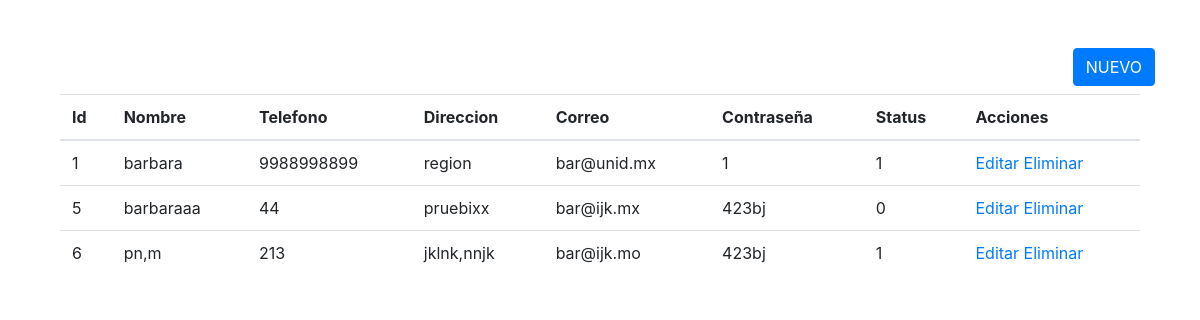
The page /modulos/usuarios/index.php on the database as committed earlier.
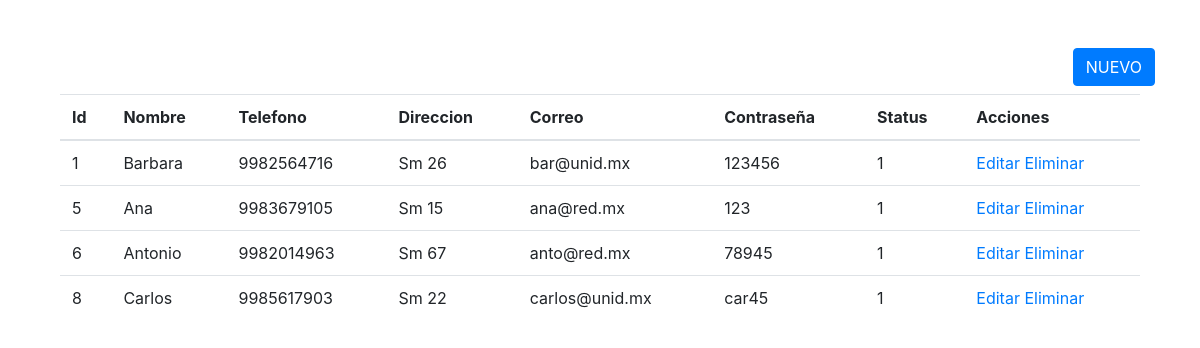
The same page on the database as committed later.
### tables this page shows
CREATE TABLE `usuarios` (
  `id_usuarios` int(11) NOT NULL,
  `nombre_usuarios` varchar(50) DEFAULT NULL,
  `telefono_usuarios` varchar(10) DEFAULT NULL,
  `direccion_usuarios` varchar(50) DEFAULT NULL,
  `correo_usuarios` varchar(50) DEFAULT NULL,
  `contraseña_usuarios` varchar(8) DEFAULT NULL,
  `status_usuarios` int(11) DEFAULT NULL
);

### modulos/usuarios/index.php (the view, shortened to what this page needs)
<link rel="stylesheet" href="https://stackpath.bootstrapcdn.com/bootstrap/4.5.0/css/bootstrap.min.css">
</head>
<body>
<?php
require_once '../../conexion.php';
?>
<div class="container mt-5">
<div class = "row">
  <div class="col-sm-12">
    <a href='formulario_usuarios.php' class ="btn btn-primary float-right mb-2">NUEVO</a>
  </div>
<div class ="col-sm-12">
  <div class="table-reponsive">
    <div class="col-sm-12">
    <table class="table table-stripped">
    <thead>
      <tr>
        <th>Id</th>
        <th>Nombre</th>
        <th>Telefono</th>
        <th>Direccion</th>
        <th>Correo</th>
        <th>Contraseña</th>
        <th>Status</th>
        <th>Acciones</th>
      </tr>
    </thead>
    <tbody>
      <?php
      $consulta = "SELECT * FROM usuarios";
      $resultado = mysqli_query($mysqli, $consulta);
      while($fila = mysqli_fetch_array($resultado)){
      ?>
      <tr>
        <td><?php echo $fila["id_usuarios"]; ?></td>
        <td><?php echo $fila["nombre_usuarios"]; ?></td>
        <td><?php echo $fila["telefono_usuarios"]; ?></td>
        <td><?php echo $fila["direccion_usuarios"]; ?></td>
        <td><?php echo $fila["correo_usuarios"]; ?></td>
        <td><?php echo $fila["contraseña_usuarios"]; ?></td>
        <td><?php echo $fila["status_usuarios"]; ?></td>
        <td>
        <a href="fEdicion_usuarios.php?id=<?php echo $fila['id_usuarios']; ?>">Editar</a>
        <a href="eliminar_usuarios.php?id=<?php echo $fila['id_usuarios']; ?>">Eliminar</a>
      </td>
      </tr>
      <?php }  ?>
    </tbody>
    </table>
  </div>
  </div>
</div>
  </div>
</div>
</body>
</html>

Rows that differ between the two databases and show on the page:
changed usuarios "bar@unid.mx": nombre_usuarios "barbara" → "Barbara"; telefono_usuarios "9988998899" → "9982564716"; direccion_usuarios "region" → "Sm 26"; contraseña_usuarios "1" → "123456"
changed usuarios id 5: nombre_usuarios "barbaraaa" → "Ana"; telefono_usuarios "44" → "9983679105"; direccion_usuarios "pruebixx" → "Sm 15"; correo_usuarios "bar@ijk.mx" → "ana@red.mx"; contraseña_usuarios "423bj" → "123"; status_usuarios "0" → "1"
changed usuarios id 6: nombre_usuarios "pn,m" → "Antonio"; telefono_usuarios "213" → "9982014963"; direccion_usuarios "jklnk,nnjk" → "Sm 67"; correo_usuarios "bar@ijk.mo" → "anto@red.mx"; contraseña_usuarios "423bj" → "78945"
added usuarios: id_usuarios "8", nombre_usuarios "Carlos", telefono_usuarios "9985617903", direccion_usuarios "Sm 22", correo_usuarios "carlos@unid.mx", contraseña_usuarios "car45", status_usuarios "1"
